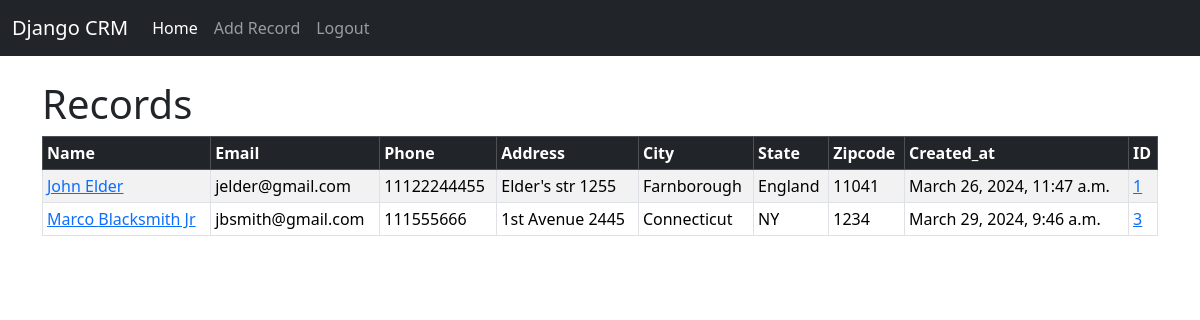
The app's page / (signed in) with its own data.
### website/models.py (models this page shows, shortened)
class Record(models.Model):
    created_at = models.DateTimeField(auto_now_add=True)
    first_name = models.CharField(max_length=50)
    last_name = models.CharField(max_length=50)
    email = models.CharField(max_length=100)
    phone = models.CharField(max_length=50)
    address = models.CharField(max_length=100)
    city = models.CharField(max_length=50)
    state = models.CharField(max_length=50)
    zipcode = models.CharField(max_length=20)

### website/views.py (the view)
# urls.py: 2. Add a URL to urlpatterns:  path('', views.home, name='home')
def home(request):
    records = Record.objects.all()
    if  request.method == 'POST':
        username = request.POST['username']
        password = request.POST['password']
        user = authenticate(request, username=username, password=password)
        if user is not None:
            login(request, user)
            messages.success(request, "You Have Been Logged In")
            return redirect('home')
        else:
            messages.success(request, "There Was An Error Logging In, Please Try Again...")
            return redirect('home')
    else:
        return render (request, 'home.html',{'records': records})

### website/templates/home.html (shortened to what this page needs)
{% extends 'base.html' %}
{% block content %}
{% if user.is_authenticated%}
<h1>Records</h1>
<table class="table table-striped table-hover table-bordered table-sm">
    <thead class="table-dark">
        <tr>
            <th scope="col">Name</th>
            <th scope="col">Email</th>
            <th scope="col">Phone</th>
            <th scope="col">Address</th>
            <th scope="col">City</th>
            <th scope="col">State</th>
            <th scope="col">Zipcode</th>
            <th scope="col">Created_at</th>
            <th scope="col">ID</th>
        </tr>
    </thead>
    <tbody>
        {% if records %}
        {% for record in records %}
        <tr>
            <td><a href="{% url 'record' record.id %}">{{ record.first_name }} {{ record.last_name }}</a></td>
            <td>{{ record.email }}</td>
            <td>{{ record.phone }}</td>
            <td>{{ record.address }}</td>
            <td>{{ record.city }}</td>
            <td>{{ record.state }}</td>
            <td>{{ record.zipcode }}</td>
            <td>{{ record.created_at }}</td>
            <td><a href="{% url 'record' record.id %}"> {{ record.id }}</a></td>
        </tr>
        {%endfor%}
        {%endif%}
    </tbody>
</table>
{%endif%}
{% endblock %}

### website/templates/base.html (shortened to what this page needs)
<!doctype html>
<html lang="en">
<head>
    <link href="https://cdn.jsdelivr.net/npm/bootstrap@5.3.3/dist/css/bootstrap.min.css" rel="stylesheet"
>
</head>
<body>
    {% include 'navbar.html' %}
    <div class="container">
        <br />
        {% block content%}
        {% endblock %}
    </div>
</body>
</html>

### website/templates/navbar.html (shortened to what this page needs)
<nav class="navbar navbar-expand-lg navbar-dark bg-dark">
    <div class="container-fluid">
        <a class="navbar-brand" href="{% url 'home' %}">Django CRM</a>
        <div class="collapse navbar-collapse" id="navbarSupportedContent">
            <ul class="navbar-nav me-auto mb-2 mb-lg-0">
                <li class="nav-item">
                    <a class="nav-link active" aria-current="page" href="#">Home</a>
                </li>
                {% if user.is_authenticated %}
                <li class="nav-item">
                    <a class="nav-link" href="{% url 'add_record' %}">Add Record</a>
                </li>
                <li class="nav-item">
                    <a class="nav-link" href="{% url 'logout' %}">Logout</a>
                </li>
                {%endif%}
            </ul>
        </div>
    </div>
</nav>

### records on screen
Record: first_name "John", last_name "Elder", email "jelder@gmail.com", phone "11122244455", address "Elder's str 1255", city "Farnborough", state "England", zipcode "11041", created_at "March 26, 2024, 11:47 a.m.", id "1"
Record: first_name "Marco", last_name "Blacksmith Jr", email "jbsmith@gmail.com", phone "111555666", address "1st Avenue 2445", city "Connecticut", state "NY", zipcode "1234", created_at "March 29, 2024, 9:46 a.m.", id "3"
